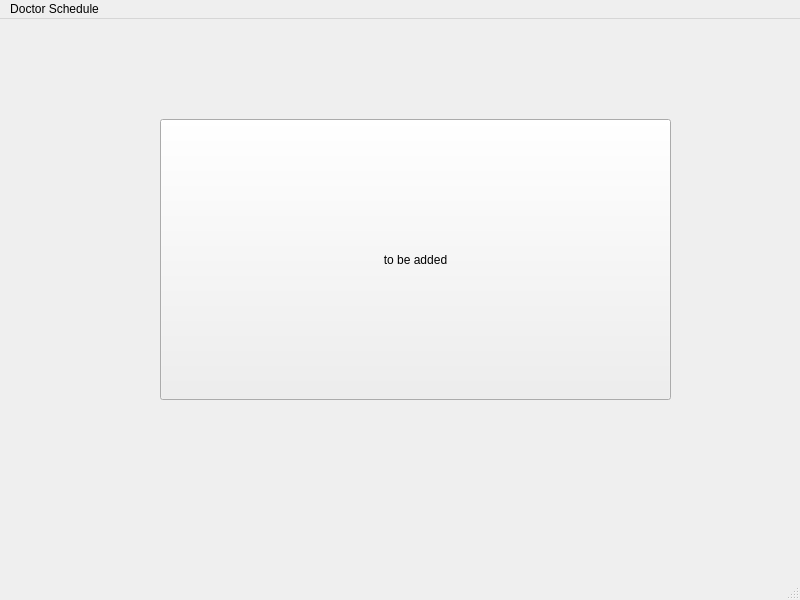
<?xml version="1.0" encoding="UTF-8"?>
<ui version="4.0">
 <class>DoctorSchedule</class>
 <widget class="QMainWindow" name="DoctorSchedule">
  <property name="geometry">
   <rect>
    <x>0</x>
    <y>0</y>
    <width>800</width>
    <height>600</height>
   </rect>
  </property>
  <property name="windowTitle">
   <string>MainWindow</string>
  </property>
  <widget class="QWidget" name="centralwidget">
   <widget class="QPushButton" name="pushButton">
    <property name="geometry">
     <rect>
      <x>160</x>
      <y>100</y>
      <width>511</width>
      <height>281</height>
     </rect>
    </property>
    <property name="text">
     <string>to be added</string>
    </property>
   </widget>
  </widget>
  <widget class="QMenuBar" name="menubar">
   <property name="geometry">
    <rect>
     <x>0</x>
     <y>0</y>
     <width>800</width>
     <height>21</height>
    </rect>
   </property>
   <widget class="QMenu" name="menuDoctor_Schedule">
    <property name="title">
     <string>Doctor Schedule</string>
    </property>
   </widget>
   <addaction name="menuDoctor_Schedule"/>
  </widget>
  <widget class="QStatusBar" name="statusbar"/>
 </widget>
 <resources/>
 <connections/>
</ui>
